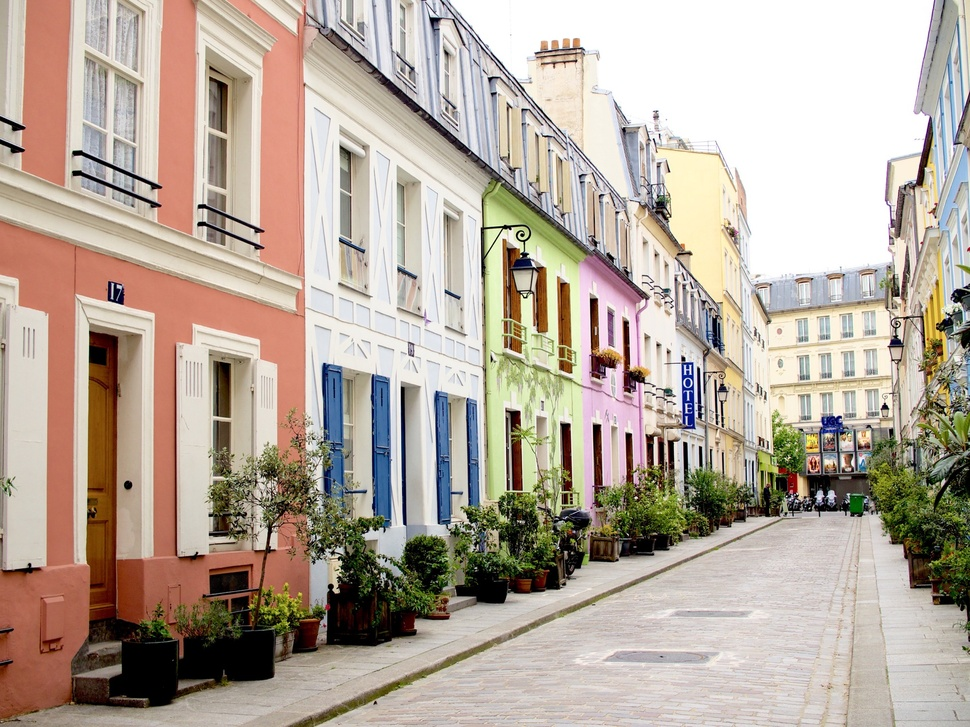
#> input picture opencv_based/images/beautiful-streets-paris-10.jpg, 970 x 727 px, shrunk from 2000 x 1500 before the run
$ python -i cartoonizer.py   (imports and definitions only)
#> lines starting #> are read from the running program, lines starting #| are printed output that depends on the picture
import cv2
import numpy as np
import time
from scipy import ndimage
from scipy.ndimage.filters import convolve
from PIL import ImageEnhance, Image

class Cartoonizer:

    def __init__(self):
        pass


    def gaussian_kernel(self, size, sigma=1):
        size = int(size) // 2
        x, y = np.mgrid[-size:size+1, -size:size+1]
        normal = 1 / (2.0 * np.pi * sigma**2)
        g =  np.exp(-((x**2 + y**2) / (2.0*sigma**2))) * normal
        return g


    def bilateral_filter(self, image):
        num_filters = 10
        for _ in range(num_filters):
            img_color = cv2.bilateralFilter(image, 15, 30, 20)
        converter = ImageEnhance.Color(Image.fromarray(img_color))
        return np.asarray(converter.enhance(2))
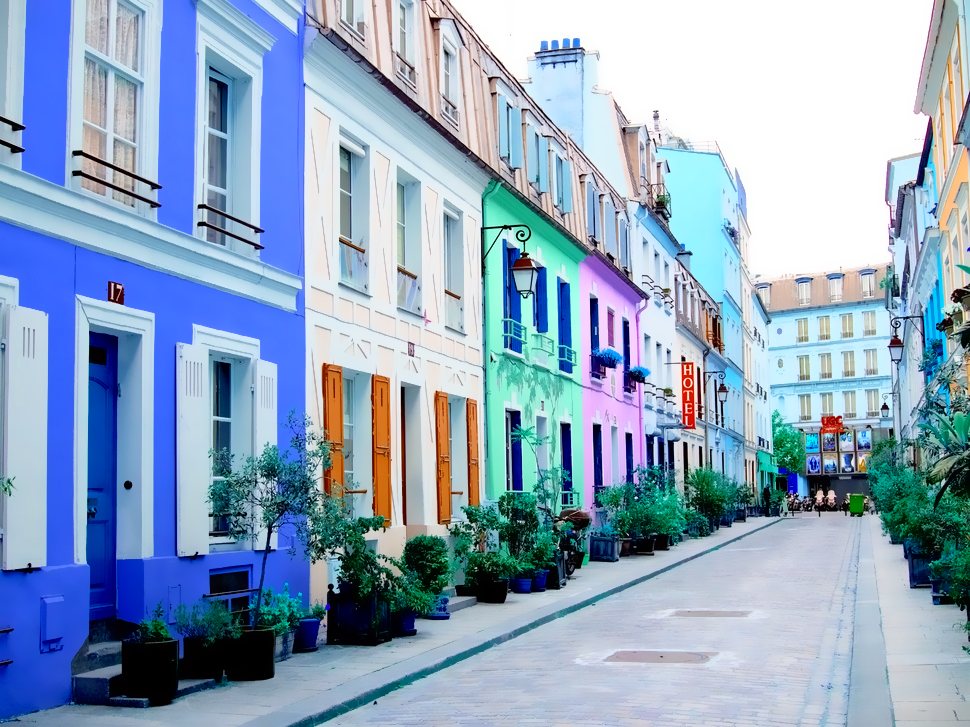
#> returned value: shape (727, 970, 3); mean of channels 0, 1, 2 192.7, 166.6, 142.9; drawn as B, G, R
        # return img_color


    def edge_detection(self, image):
        img_gray = cv2.cvtColor(image, cv2.COLOR_RGB2GRAY)
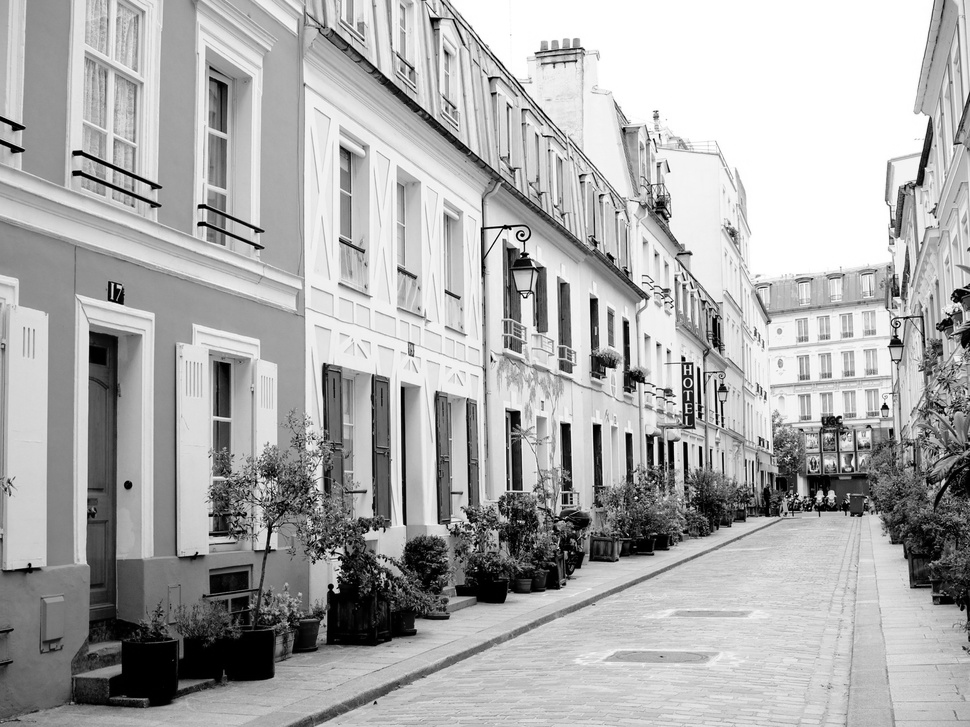
#> img_gray: shape (727, 970); min 0, max 255, mean 171.6
        # img_edge = cv2.Canny(img_gray,100,220)
        # img_smoothed = convolve(img_gray, self.gaussian_kernel(9, 1.4))
        img_smoothed = cv2.medianBlur(img_gray, 5)
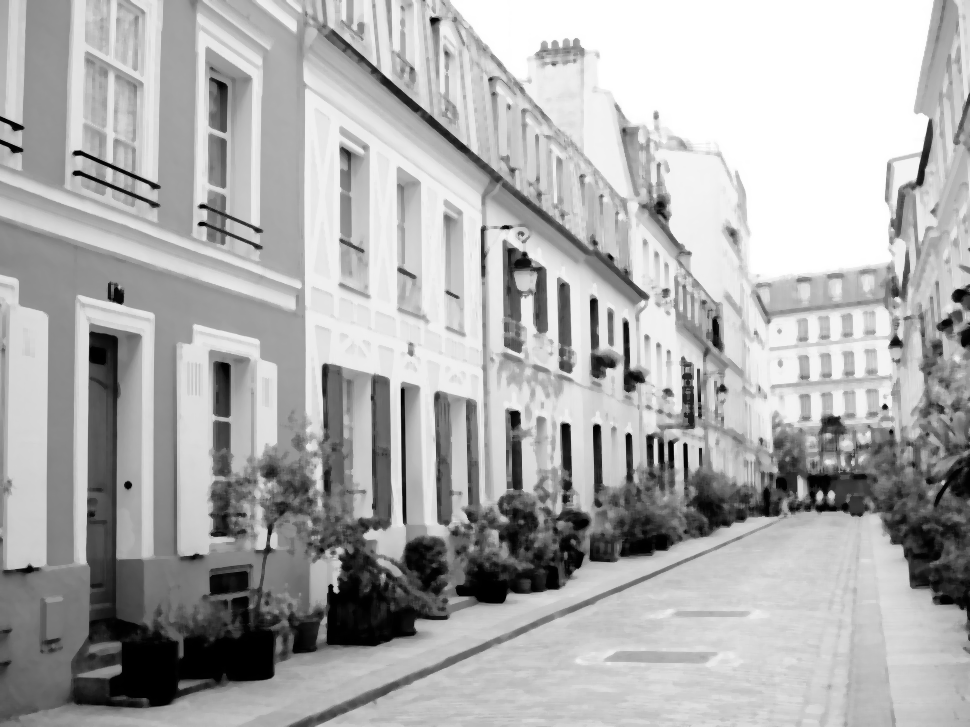
#> img_smoothed: shape (727, 970); min 0, max 255, mean 173
        img_edge = cv2.adaptiveThreshold(img_smoothed, 255, cv2.ADAPTIVE_THRESH_GAUSSIAN_C,
            cv2.THRESH_BINARY, 9, 11)
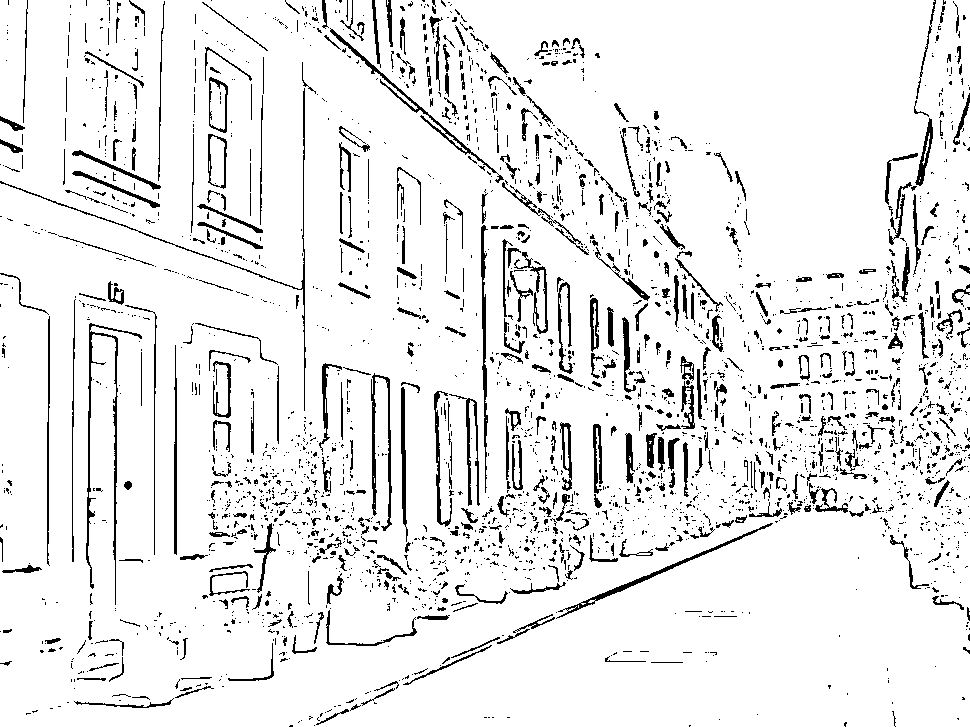
#> img_edge: shape (727, 970); 92% white; black in thin lines or dots
        # img_edge = cv2.Canny(img_smoothed,100,200)
        return img_edge


    def render(self, img_rgb):
        img_color = self.bilateral_filter(img_rgb)
        img_edge = self.edge_detection(img_rgb)
        # img_color[img_edge == 255] = [53, 53, 53]
        # img_color = cv2.bitwise_and(img_color, img_color, mask=img_edge)
        # img_color = cv2.bitwise_and(img_color, 255-img_edge)

        img_edge = cv2.cvtColor(img_edge, cv2.COLOR_GRAY2RGB)
#> img_edge: shape (727, 970, 3); 92% white; black in thin lines or dots
        img_cartoon = cv2.bitwise_and(img_color, img_edge)
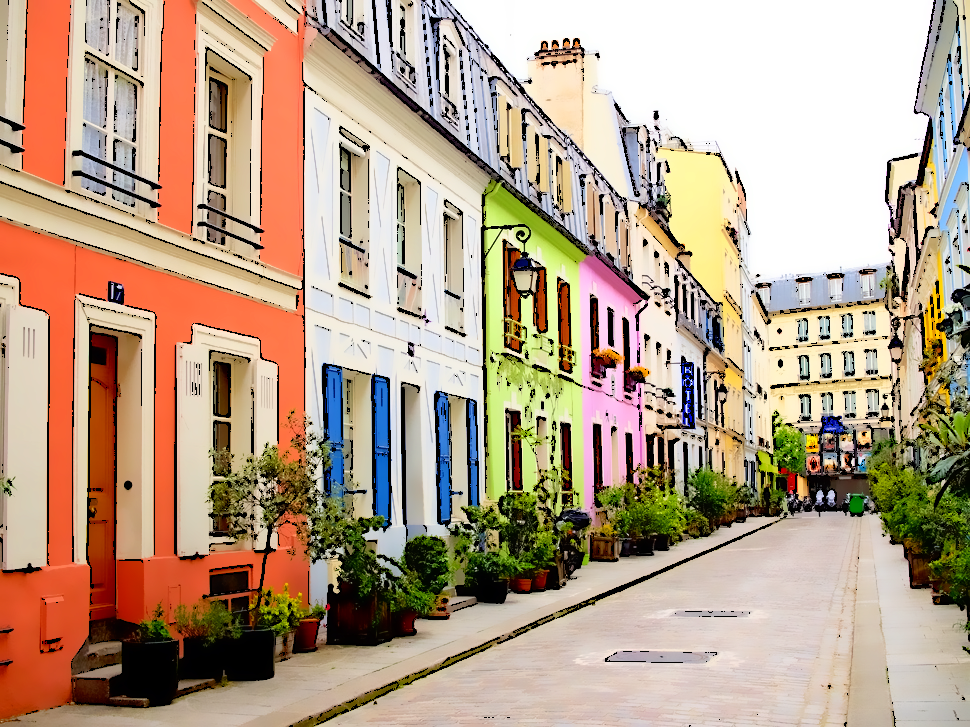
#> img_cartoon: shape (727, 970, 3); mean R, G, B 183.6, 159.6, 137.1
        return img_cartoon

# [10 lines of commented-out code are left out]

>>> import cv2
>>> picture = cv2.cvtColor(cv2.imread('images/beautiful-streets-paris-10.jpg'), cv2.COLOR_BGR2RGB)
>>> result = Cartoonizer().render(picture)

$ run again, on opencv_based/images/image_1.jpg
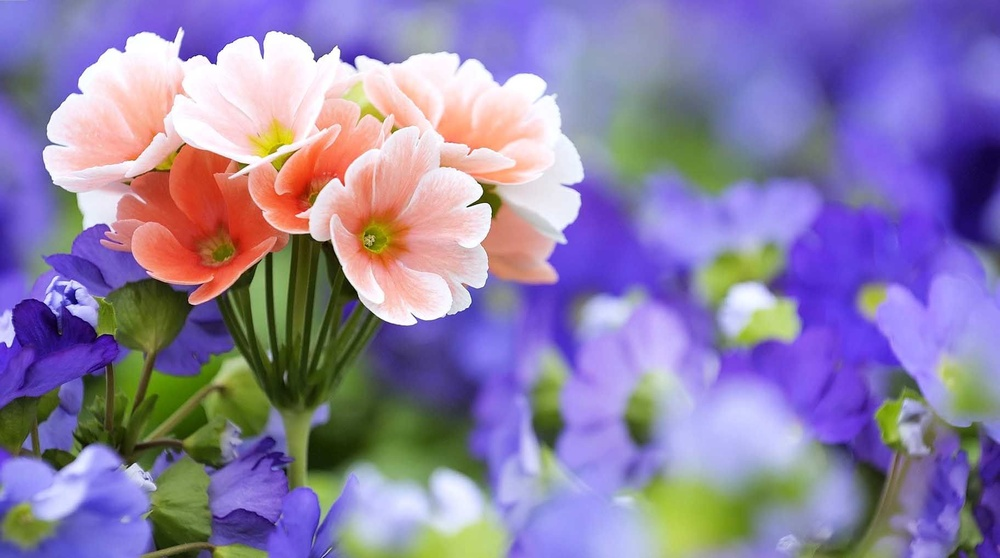
#> input picture opencv_based/images/image_1.jpg, 1000 x 558 px, shrunk from 1824 x 1018 before the run
#> in edge_detection, `img_edge = cv2.adaptiveThreshold(img_smoothed, 255, cv2.ADAPTIVE_THRES..`:
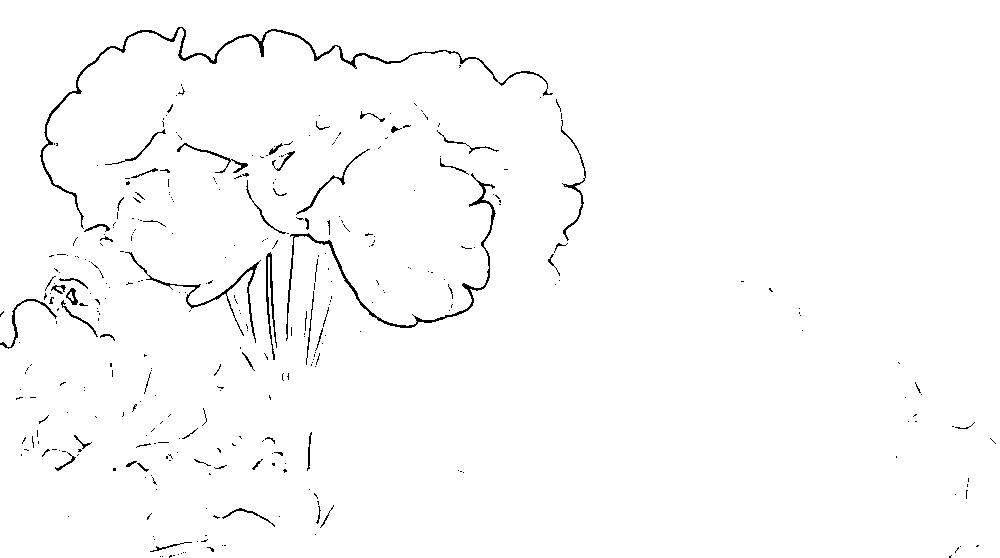
#> img_edge: shape (558, 1000); 98.4% white; black in thin lines or dots
#> in render, `img_cartoon = cv2.bitwise_and(img_color, img_edge)`:
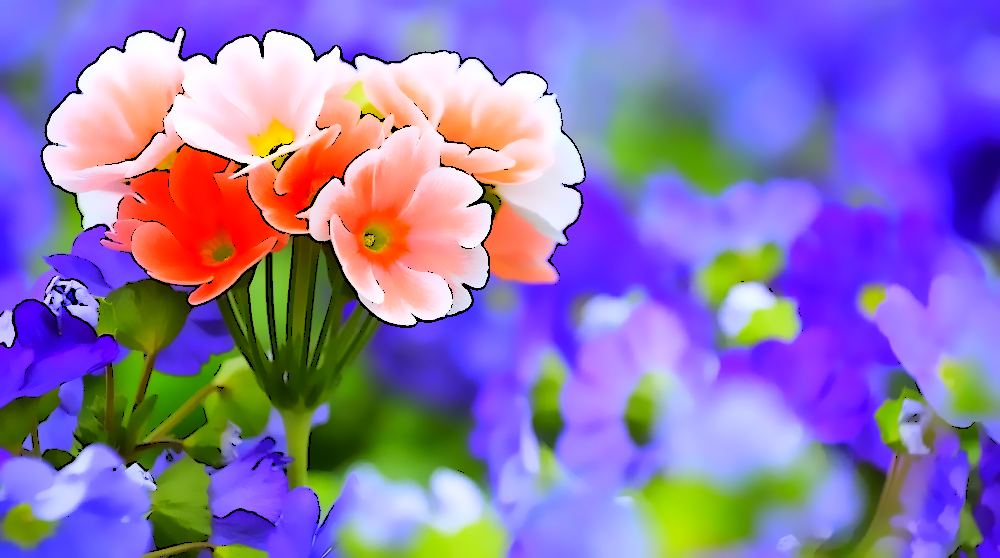
#> img_cartoon: shape (558, 1000, 3); mean R, G, B 140.6, 118.5, 177.8
